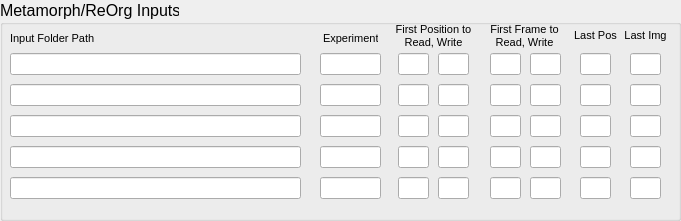
     <widget class="QGroupBox" name="groupBox_2">
      <property name="geometry">
       <rect>
        <x>10</x>
        <y>230</y>
        <width>681</width>
        <height>221</height>
       </rect>
      </property>
      <property name="font">
       <font>
        <pointsize>12</pointsize>
       </font>
      </property>
      <property name="title">
       <string>Metamorph/ReOrg Inputs</string>
      </property>
      <property name="flat">
       <bool>false</bool>
      </property>
      <property name="checkable">
       <bool>false</bool>
      </property>
      <property name="checked">
       <bool>false</bool>
      </property>
      <widget class="QWidget" name="layoutWidget_2">
       <property name="geometry">
        <rect>
         <x>320</x>
         <y>50</y>
         <width>61</width>
         <height>155</height>
        </rect>
       </property>
       <layout class="QVBoxLayout" name="verticalLayout_2">
        <item>
         <widget class="QLineEdit" name="lineEdit_10">
          <property name="font">
           <font>
            <pointsize>8</pointsize>
           </font>
          </property>
         </widget>
        </item>
        <item>
         <widget class="QLineEdit" name="lineEdit_11">
          <property name="font">
           <font>
            <pointsize>8</pointsize>
           </font>
          </property>
         </widget>
        </item>
        <item>
         <widget class="QLineEdit" name="lineEdit_12">
          <property name="font">
           <font>
            <pointsize>8</pointsize>
           </font>
          </property>
         </widget>
        </item>
        <item>
         <widget class="QLineEdit" name="lineEdit_13">
          <property name="font">
           <font>
            <pointsize>8</pointsize>
           </font>
          </property>
         </widget>
        </item>
        <item>
         <widget class="QLineEdit" name="lineEdit_14">
          <property name="font">
           <font>
            <pointsize>8</pointsize>
           </font>
          </property>
         </widget>
        </item>
       </layout>
      </widget>
      <widget class="QWidget" name="layoutWidget_3">
       <property name="geometry">
        <rect>
         <x>398</x>
         <y>50</y>
         <width>31</width>
         <height>155</height>
        </rect>
       </property>
       <property name="font">
        <font>
         <pointsize>8</pointsize>
        </font>
       </property>
       <layout class="QVBoxLayout" name="verticalLayout_3">
        <item>
         <widget class="QLineEdit" name="lineEdit_15">
          <property name="font">
           <font>
            <pointsize>8</pointsize>
           </font>
          </property>
         </widget>
        </item>
        <item>
         <widget class="QLineEdit" name="lineEdit_16">
          <property name="font">
           <font>
            <pointsize>8</pointsize>
           </font>
          </property>
         </widget>
        </item>
        <item>
         <widget class="QLineEdit" name="lineEdit_17">
          <property name="font">
           <font>
            <pointsize>8</pointsize>
           </font>
          </property>
         </widget>
        </item>
        <item>
         <widget class="QLineEdit" name="lineEdit_18">
          <property name="font">
           <font>
            <pointsize>8</pointsize>
           </font>
          </property>
         </widget>
        </item>
        <item>
         <widget class="QLineEdit" name="lineEdit_19">
          <property name="font">
           <font>
            <pointsize>8</pointsize>
           </font>
          </property>
         </widget>
        </item>
       </layout>
      </widget>
      <widget class="QWidget" name="layoutWidget_6">
       <property name="geometry">
        <rect>
         <x>490</x>
         <y>50</y>
         <width>31</width>
         <height>155</height>
        </rect>
       </property>
       <property name="font">
        <font>
         <pointsize>8</pointsize>
        </font>
       </property>
       <layout class="QVBoxLayout" name="verticalLayout_7">
        <item>
         <widget class="QLineEdit" name="lineEdit_35">
          <property name="font">
           <font>
            <pointsize>8</pointsize>
           </font>
          </property>
         </widget>
        </item>
        <item>
         <widget class="QLineEdit" name="lineEdit_36">
          <property name="font">
           <font>
            <pointsize>8</pointsize>
           </font>
          </property>
         </widget>
        </item>
        <item>
         <widget class="QLineEdit" name="lineEdit_37">
          <property name="font">
           <font>
            <pointsize>8</pointsize>
           </font>
          </property>
         </widget>
        </item>
        <item>
         <widget class="QLineEdit" name="lineEdit_38">
          <property name="font">
           <font>
            <pointsize>8</pointsize>
           </font>
          </property>
         </widget>
        </item>
        <item>
         <widget class="QLineEdit" name="lineEdit_39">
          <property name="font">
           <font>
            <pointsize>8</pointsize>
           </font>
          </property>
         </widget>
        </item>
       </layout>
      </widget>
      <widget class="QWidget" name="layoutWidget_9">
       <property name="geometry">
        <rect>
         <x>438</x>
         <y>50</y>
         <width>31</width>
         <height>155</height>
        </rect>
       </property>
       <property name="font">
        <font>
         <pointsize>8</pointsize>
        </font>
       </property>
       <layout class="QVBoxLayout" name="verticalLayout_12">
        <item>
         <widget class="QLineEdit" name="lineEdit_60">
          <property name="font">
           <font>
            <pointsize>8</pointsize>
           </font>
          </property>
         </widget>
        </item>
        <item>
         <widget class="QLineEdit" name="lineEdit_61">
          <property name="font">
           <font>
            <pointsize>8</pointsize>
           </font>
          </property>
         </widget>
        </item>
        <item>
         <widget class="QLineEdit" name="lineEdit_62">
          <property name="font">
           <font>
            <pointsize>8</pointsize>
           </font>
          </property>
         </widget>
        </item>
        <item>
         <widget class="QLineEdit" name="lineEdit_63">
          <property name="font">
           <font>
            <pointsize>8</pointsize>
           </font>
          </property>
         </widget>
        </item>
        <item>
         <widget class="QLineEdit" name="lineEdit_64">
          <property name="font">
           <font>
            <pointsize>8</pointsize>
           </font>
          </property>
         </widget>
        </item>
       </layout>
      </widget>
      <widget class="QLabel" name="label">
       <property name="geometry">
        <rect>
         <x>10</x>
         <y>30</y>
         <width>91</width>
         <height>16</height>
        </rect>
       </property>
       <property name="font">
        <font>
         <pointsize>8</pointsize>
        </font>
       </property>
       <property name="text">
        <string>Input Folder Path</string>
       </property>
      </widget>
      <widget class="QLabel" name="label_2">
       <property name="geometry">
        <rect>
         <x>323</x>
         <y>30</y>
         <width>55</width>
         <height>16</height>
        </rect>
       </property>
       <property name="font">
        <font>
         <pointsize>8</pointsize>
        </font>
       </property>
       <property name="text">
        <string>Experiment</string>
       </property>
      </widget>
      <widget class="QLabel" name="label_3">
       <property name="geometry">
        <rect>
         <x>393</x>
         <y>20</y>
         <width>81</width>
         <height>31</height>
        </rect>
       </property>
       <property name="font">
        <font>
         <pointsize>8</pointsize>
        </font>
       </property>
       <property name="text">
        <string>First Position to Read, Write</string>
       </property>
       <property name="alignment">
        <set>Qt::AlignCenter</set>
       </property>
       <property name="wordWrap">
        <bool>true</bool>
       </property>
      </widget>
      <widget class="QWidget" name="layoutWidget_7">
       <property name="geometry">
        <rect>
         <x>530</x>
         <y>50</y>
         <width>31</width>
         <height>155</height>
        </rect>
       </property>
       <property name="font">
        <font>
         <pointsize>8</pointsize>
        </font>
       </property>
       <layout class="QVBoxLayout" name="verticalLayout_8">
        <item>
         <widget class="QLineEdit" name="lineEdit_40">
          <property name="font">
           <font>
            <pointsize>8</pointsize>
           </font>
          </property>
         </widget>
        </item>
        <item>
         <widget class="QLineEdit" name="lineEdit_41">
          <property name="font">
           <font>
            <pointsize>8</pointsize>
           </font>
          </property>
         </widget>
        </item>
        <item>
         <widget class="QLineEdit" name="lineEdit_42">
          <property name="font">
           <font>
            <pointsize>8</pointsize>
           </font>
          </property>
         </widget>
        </item>
        <item>
         <widget class="QLineEdit" name="lineEdit_43">
          <property name="font">
           <font>
            <pointsize>8</pointsize>
           </font>
          </property>
         </widget>
        </item>
        <item>
         <widget class="QLineEdit" name="lineEdit_44">
          <property name="font">
           <font>
            <pointsize>8</pointsize>
           </font>
          </property>
         </widget>
        </item>
       </layout>
      </widget>
      <widget class="QWidget" name="layoutWidget_10">
       <property name="geometry">
        <rect>
         <x>580</x>
         <y>50</y>
         <width>31</width>
         <height>155</height>
        </rect>
       </property>
       <property name="font">
        <font>
         <pointsize>8</pointsize>
        </font>
       </property>
       <layout class="QVBoxLayout" name="verticalLayout_15">
        <item>
         <widget class="QLineEdit" name="lineEdit_75">
          <property name="font">
           <font>
            <pointsize>8</pointsize>
           </font>
          </property>
         </widget>
        </item>
        <item>
         <widget class="QLineEdit" name="lineEdit_76">
          <property name="font">
           <font>
            <pointsize>8</pointsize>
           </font>
          </property>
         </widget>
        </item>
        <item>
         <widget class="QLineEdit" name="lineEdit_77">
          <property name="font">
           <font>
            <pointsize>8</pointsize>
           </font>
          </property>
         </widget>
        </item>
        <item>
         <widget class="QLineEdit" name="lineEdit_78">
          <property name="font">
           <font>
            <pointsize>8</pointsize>
           </font>
          </property>
         </widget>
        </item>
        <item>
         <widget class="QLineEdit" name="lineEdit_79">
          <property name="font">
           <font>
            <pointsize>8</pointsize>
           </font>
          </property>
         </widget>
        </item>
       </layout>
      </widget>
      <widget class="QLabel" name="label_6">
       <property name="geometry">
        <rect>
         <x>615</x>
         <y>20</y>
         <width>61</width>
         <height>31</height>
        </rect>
       </property>
       <property name="font">
        <font>
         <pointsize>8</pointsize>
        </font>
       </property>
       <property name="text">
        <string>Last Img</string>
       </property>
       <property name="alignment">
        <set>Qt::AlignCenter</set>
       </property>
       <property name="wordWrap">
        <bool>true</bool>
       </property>
      </widget>
      <widget class="QWidget" name="layoutWidget_4">
       <property name="geometry">
        <rect>
         <x>10</x>
         <y>50</y>
         <width>291</width>
         <height>155</height>
        </rect>
       </property>
       <property name="font">
        <font>
         <pointsize>8</pointsize>
        </font>
       </property>
       <layout class="QVBoxLayout" name="verticalLayout">
        <item>
         <widget class="QLineEdit" name="lineEdit_5">
          <property name="font">
           <font>
            <pointsize>8</pointsize>
           </font>
          </property>
         </widget>
        </item>
        <item>
         <widget class="QLineEdit" name="lineEdit_6">
          <property name="font">
           <font>
            <pointsize>8</pointsize>
           </font>
          </property>
         </widget>
        </item>
        <item>
         <widget class="QLineEdit" name="lineEdit_7">
          <property name="font">
           <font>
            <pointsize>8</pointsize>
           </font>
          </property>
         </widget>
        </item>
        <item>
         <widget class="QLineEdit" name="lineEdit_8">
          <property name="font">
           <font>
            <pointsize>8</pointsize>
           </font>
          </property>
         </widget>
        </item>
        <item>
         <widget class="QLineEdit" name="lineEdit_9">
          <property name="font">
           <font>
            <pointsize>8</pointsize>
           </font>
          </property>
         </widget>
        </item>
       </layout>
      </widget>
      <widget class="QLabel" name="label_4">
       <property name="geometry">
        <rect>
         <x>484</x>
         <y>20</y>
         <width>81</width>
         <height>31</height>
        </rect>
       </property>
       <property name="font">
        <font>
         <pointsize>8</pointsize>
        </font>
       </property>
       <property name="text">
        <string>First Frame to Read, Write</string>
       </property>
       <property name="alignment">
        <set>Qt::AlignCenter</set>
       </property>
       <property name="wordWrap">
        <bool>true</bool>
       </property>
      </widget>
      <widget class="QLabel" name="label_28">
       <property name="geometry">
        <rect>
         <x>565</x>
         <y>20</y>
         <width>61</width>
         <height>31</height>
        </rect>
       </property>
       <property name="font">
        <font>
         <pointsize>8</pointsize>
        </font>
       </property>
       <property name="text">
        <string>Last Pos</string>
       </property>
       <property name="alignment">
        <set>Qt::AlignCenter</set>
       </property>
       <property name="wordWrap">
        <bool>true</bool>
       </property>
      </widget>
      <widget class="QWidget" name="layoutWidget_12">
       <property name="geometry">
        <rect>
         <x>630</x>
         <y>50</y>
         <width>31</width>
         <height>155</height>
        </rect>
       </property>
       <layout class="QVBoxLayout" name="verticalLayout_17">
        <item>
         <widget class="QLineEdit" name="lineEdit_85">
          <property name="font">
           <font>
            <pointsize>8</pointsize>
           </font>
          </property>
         </widget>
        </item>
        <item>
         <widget class="QLineEdit" name="lineEdit_86">
          <property name="font">
           <font>
            <pointsize>8</pointsize>
           </font>
          </property>
         </widget>
        </item>
        <item>
         <widget class="QLineEdit" name="lineEdit_87">
          <property name="font">
           <font>
            <pointsize>8</pointsize>
           </font>
          </property>
         </widget>
        </item>
        <item>
         <widget class="QLineEdit" name="lineEdit_88">
          <property name="font">
           <font>
            <pointsize>8</pointsize>
           </font>
          </property>
         </widget>
        </item>
        <item>
         <widget class="QLineEdit" name="lineEdit_89">
          <property name="font">
           <font>
            <pointsize>8</pointsize>
           </font>
          </property>
         </widget>
        </item>
       </layout>
      </widget>
     </widget>
